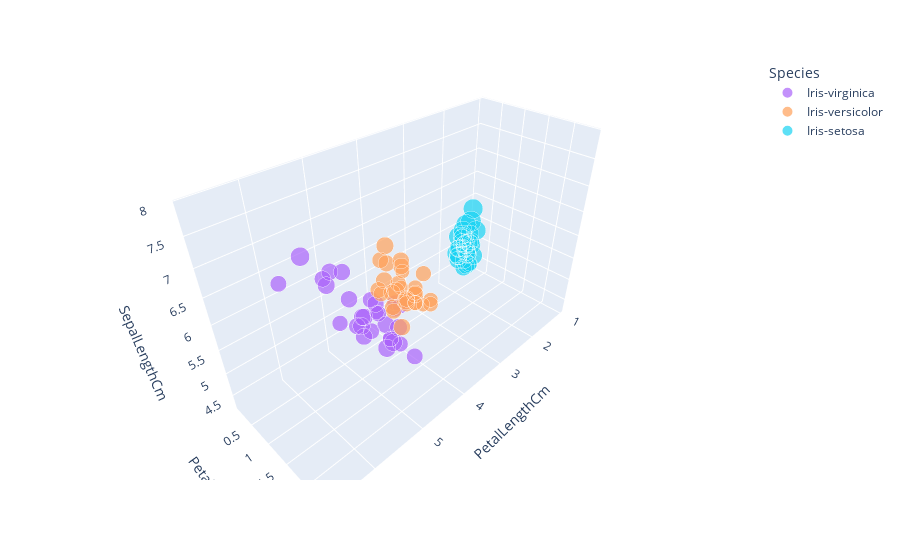

The cell this chart's notebook holds for it:
### Code cell
#Y si mezclo, y luego selecciono binomial?
binomialsampler_df_shuffle=samplerBinomial(n,uniformShuffle(df))
plot3D(binomialsampler_df_shuffle,'PetalLengthCm','PetalWidthCm','SepalLengthCm',size='SepalWidthCm',color='Species')

### Figure 1 — Plotly figure (JSON) as saved in the notebook; plotly's stock layout.template omitted (floating-point values rounded to 4 significant figures)
{"data": [{"hovertemplate": "Species=Iris-virginica<br>PetalLengthCm=%{x}<br>PetalWidthCm=%{y}<br>SepalLengthCm=%{z}<br>SepalWidthCm=%{marker.size}<extra></extra>", "legendgroup": "Iris-virginica", "marker": {"color": "#ab63fa", "size": [3, 3.4, 3.1, 3, 2.8, 2.9, 2.8, 2.2, 2.5, 2.8, 3.3, 2.8, 3.2, 2.7, 3, 2.5, 2.8, 2.6, 2.7, 2.7, 3, 3, 3.8, 2.7, 2.8, 3.4, 3.2, 3.1, 3.2], "sizemode": "area", "sizeref": 0.011, "symbol": "circle"}, "mode": "markers", "name": "Iris-virginica", "scene": "scene", "showlegend": true, "type": "scatter3d", "x": [5.9, 5.6, 5.5, 5.5, 6.7, 5.6, 5.1, 5, 5, 6.1, 5.7, 5.1, 5.9, 5.1, 5.8, 5, 4.8, 5.6, 5.1, 5.3, 6.1, 5.8, 6.4, 4.9, 5.6, 5.4, 6, 5.6, 5.3], "y": [2.1, 2.4, 1.8, 2.1, 2, 1.8, 1.5, 1.5, 2, 1.9, 2.1, 2.4, 2.3, 1.9, 1.6, 1.9, 1.8, 1.4, 1.9, 1.9, 2.3, 2.2, 2, 1.8, 2.1, 2.3, 1.8, 2.4, 2.3], "z": [7.1, 6.3, 6.4, 6.8, 7.7, 6.3, 6.3, 6, 5.7, 7.4, 6.7, 5.8, 6.8, 5.8, 7.2, 6.3, 6.2, 6.1, 5.8, 6.4, 7.7, 6.5, 7.9, 6.3, 6.4, 6.2, 7.2, 6.7, 6.4]}, {"hovertemplate": "Species=Iris-versicolor<br>PetalLengthCm=%{x}<br>PetalWidthCm=%{y}<br>SepalLengthCm=%{z}<br>SepalWidthCm=%{marker.size}<extra></extra>", "legendgroup": "Iris-versicolor", "marker": {"color": "#FFA15A", "size": [2.9, 2.6, 3.2, 2.2, 2.2, 2.3, 2.4, 3, 2.4, 2.8, 2.7, 2.5, 3, 2.8, 3, 3, 2.3, 2.9, 2.6, 3.4, 2.5, 3.3, 2, 3, 2.9, 2.4, 2.8, 2.7], "sizemode": "area", "sizeref": 0.011, "symbol": "circle"}, "mode": "markers", "name": "Iris-versicolor", "scene": "scene", "showlegend": true, "type": "scatter3d", "x": [4.3, 4.4, 4.7, 4.5, 4, 4, 3.7, 5, 3.3, 4.7, 4.1, 4.9, 4.4, 4.8, 4.2, 4.6, 3.3, 4.6, 3.5, 4.5, 4, 4.7, 3.5, 4.5, 4.2, 3.8, 4.5, 4.2], "y": [1.3, 1.2, 1.4, 1.5, 1, 1.3, 1, 1.7, 1, 1.2, 1, 1.5, 1.4, 1.4, 1.5, 1.4, 1, 1.3, 1, 1.6, 1.3, 1.6, 1, 1.5, 1.3, 1.1, 1.3, 1.3], "z": [6.4, 5.5, 7, 6.2, 6, 5.5, 5.5, 6.7, 4.9, 6.1, 5.8, 6.3, 6.6, 6.8, 5.9, 6.1, 5, 6.6, 5.7, 6, 5.5, 6.3, 5, 5.4, 5.7, 5.5, 5.7, 5.6]}, {"hovertemplate": "Species=Iris-setosa<br>PetalLengthCm=%{x}<br>PetalWidthCm=%{y}<br>SepalLengthCm=%{z}<br>SepalWidthCm=%{marker.size}<extra></extra>", "legendgroup": "Iris-setosa", "marker": {"color": "#19d3f3", "size": [3.4, 3, 3.7, 3.5, 3.5, 3.3, 4.4, 3.5, 3, 3, 3.4, 3.5, 3.8, 3.2, 4.1, 2.3, 4.2, 3.9, 3.1, 3, 4, 3.1, 3.2, 3.4, 3.1, 3.3, 3.2, 3, 3.8, 3.9, 2.9, 3.2, 3.7], "sizemode": "area", "sizeref": 0.011, "symbol": "circle"}, "mode": "markers", "name": "Iris-setosa", "scene": "scene", "showlegend": true, "type": "scatter3d", "x": [1.5, 1.3, 1.5, 1.3, 1.6, 1.7, 1.5, 1.4, 1.1, 1.4, 1.6, 1.5, 1.5, 1.4, 1.5, 1.3, 1.4, 1.3, 1.5, 1.4, 1.2, 1.6, 1.6, 1.5, 1.5, 1.4, 1.3, 1.6, 1.9, 1.7, 1.4, 1.2, 1.5], "y": [0.2, 0.2, 0.2, 0.3, 0.6, 0.5, 0.4, 0.3, 0.1, 0.3, 0.2, 0.2, 0.3, 0.2, 0.1, 0.3, 0.2, 0.4, 0.1, 0.2, 0.2, 0.2, 0.2, 0.4, 0.1, 0.2, 0.2, 0.2, 0.4, 0.4, 0.2, 0.2, 0.2], "z": [5.1, 4.4, 5.3, 5, 5, 5.1, 5.7, 5.1, 4.3, 4.8, 4.8, 5.2, 5.1, 4.6, 5.2, 4.5, 5.5, 5.4, 4.9, 4.9, 5.8, 4.8, 4.7, 5.4, 4.9, 5, 4.7, 5, 5.1, 5.4, 4.4, 5, 5.4]}], "layout": {"legend": {"itemsizing": "constant", "title": {"text": "Species"}, "tracegroupgap": 0}, "margin": {"t": 60}, "scene": {"domain": {"x": [0, 1], "y": [0, 1]}, "xaxis": {"title": {"text": "PetalLengthCm"}}, "yaxis": {"title": {"text": "PetalWidthCm"}}, "zaxis": {"title": {"text": "SepalLengthCm"}}}}}
